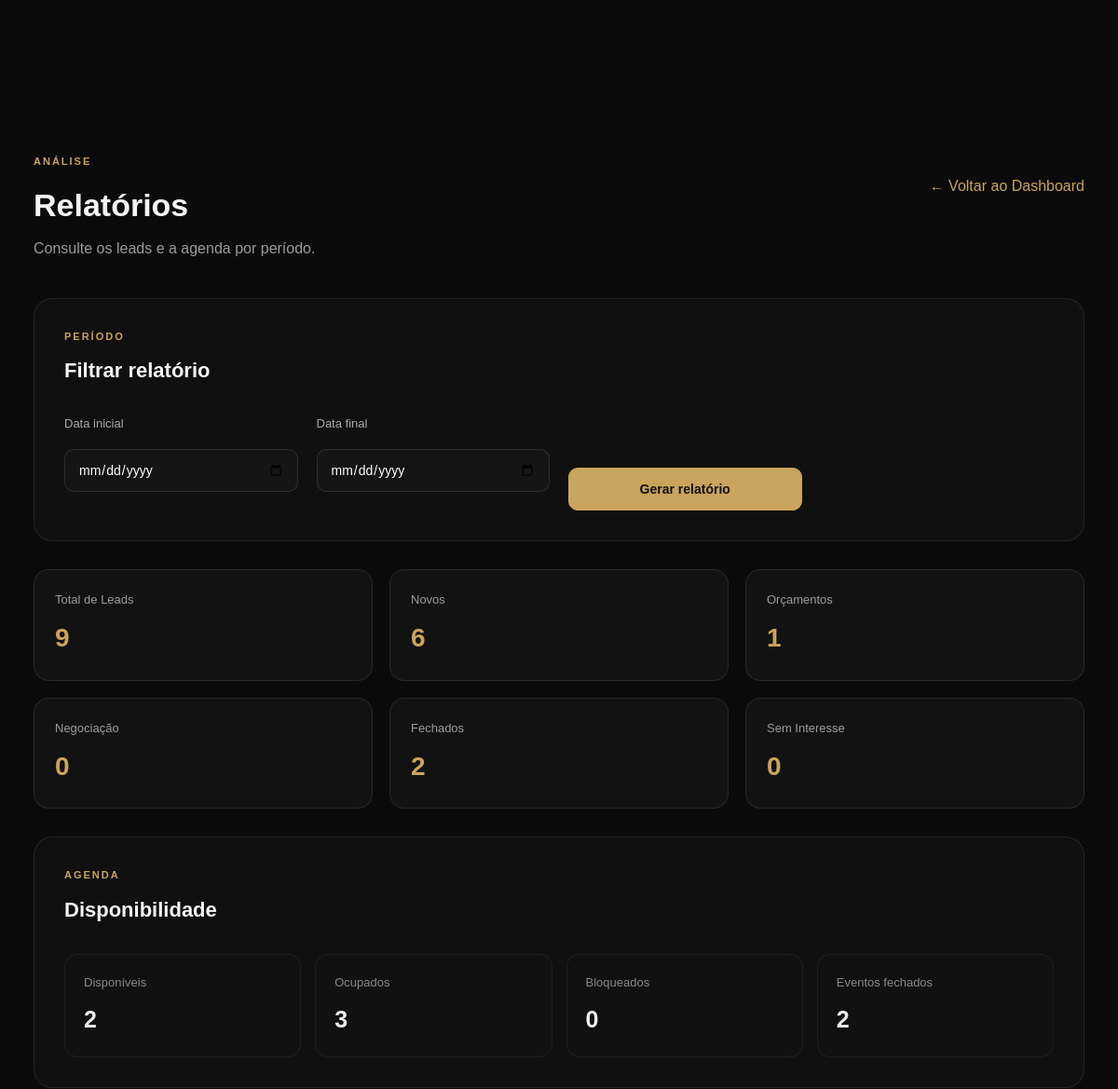
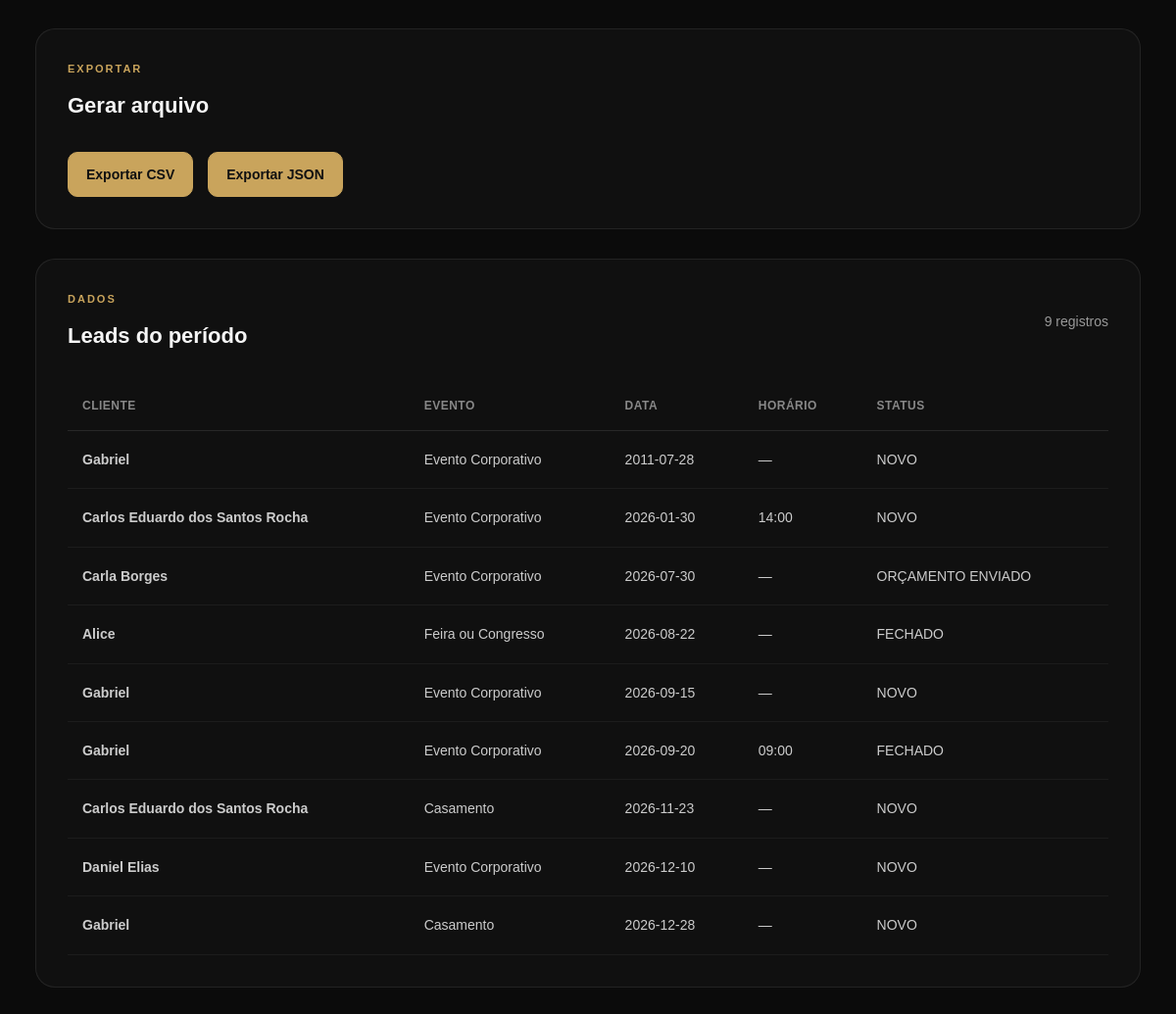
The page /admin/relatorios/ (signed in) on the database as committed earlier (2 pictures, top to bottom).
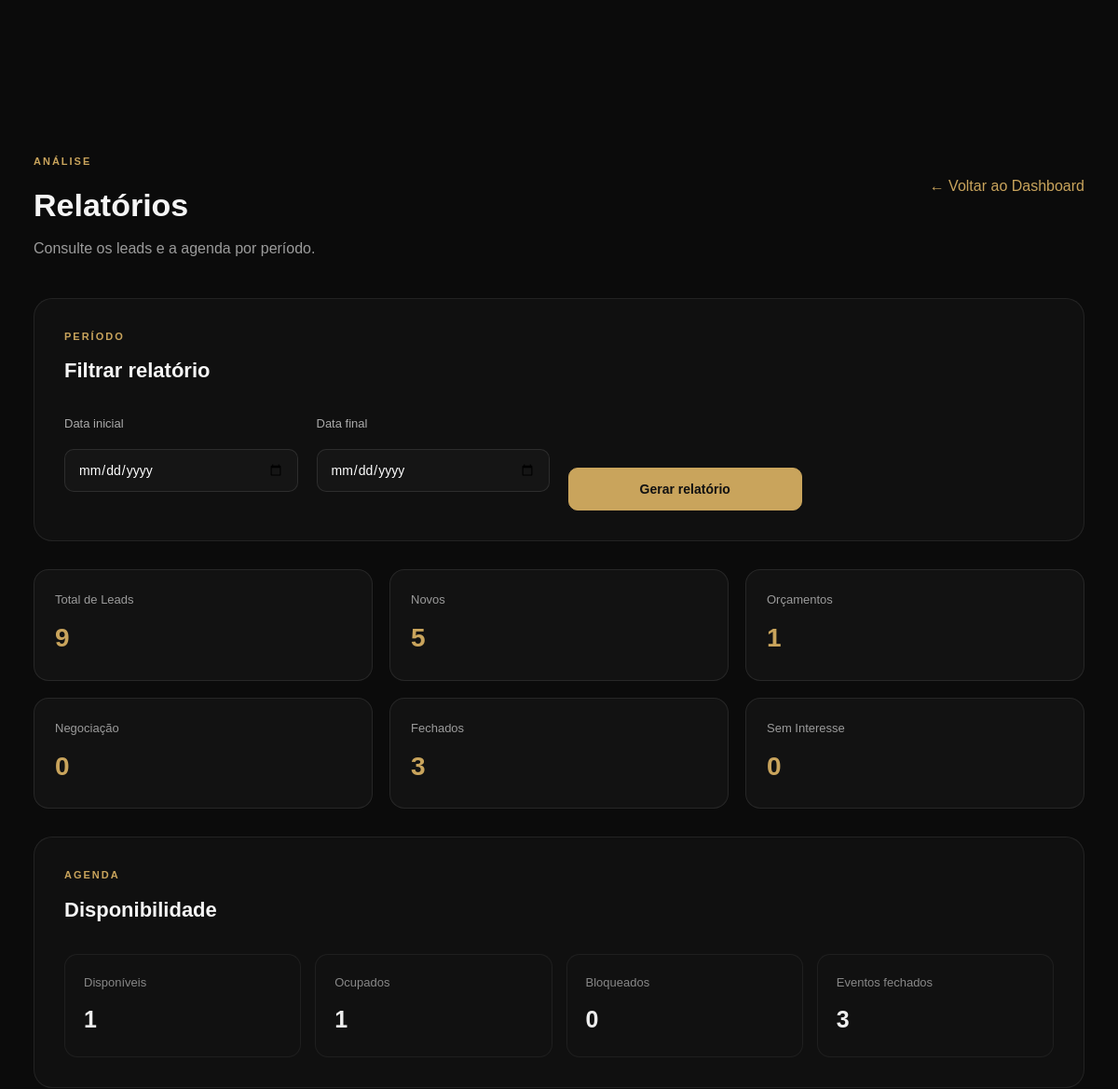
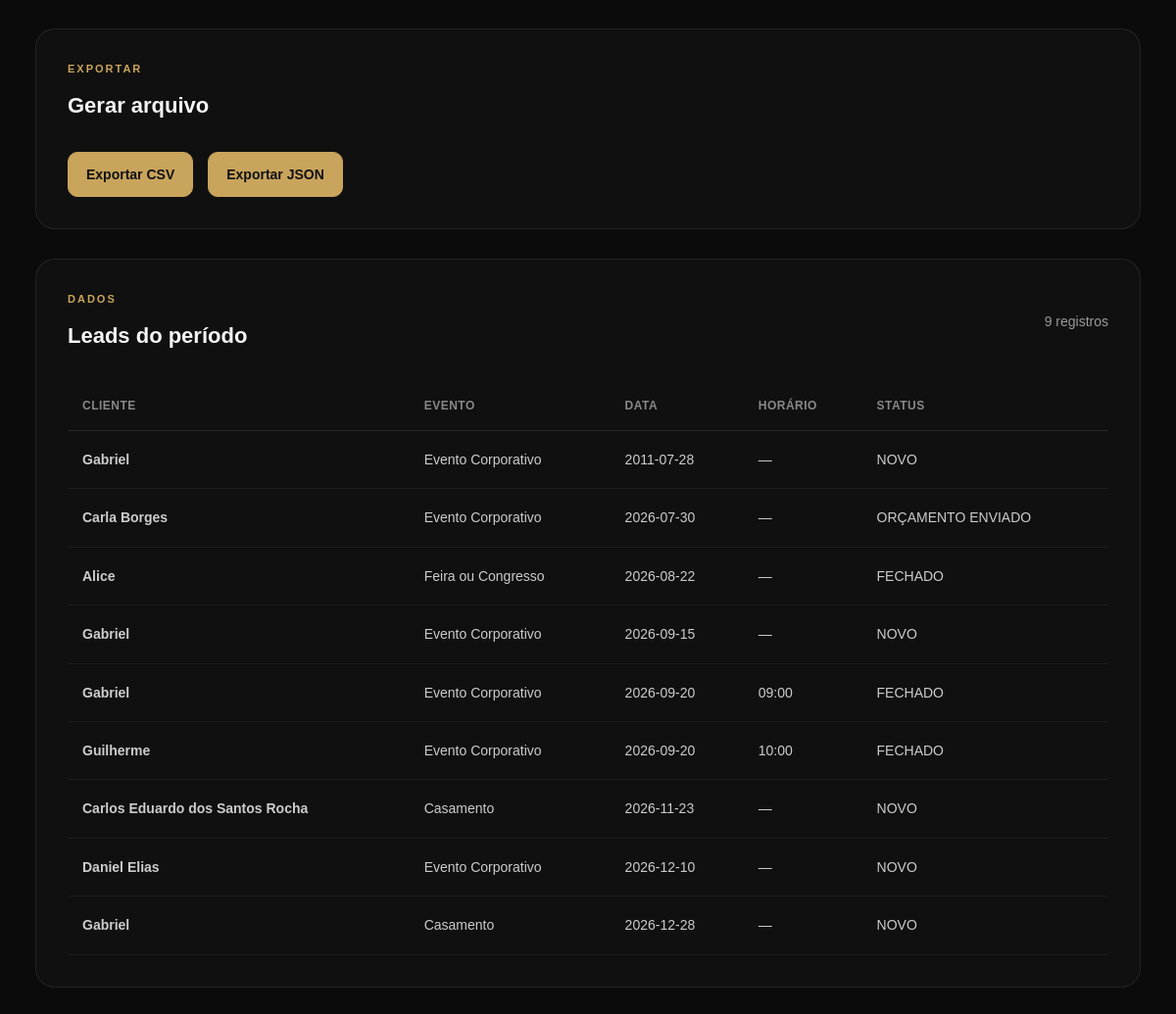
The same page on the database as committed later (2 pictures, top to bottom).
### tables this page shows
CREATE TABLE leads (

            id INTEGER PRIMARY KEY AUTOINCREMENT,

            name TEXT NOT NULL,

            email TEXT NOT NULL,

            phone TEXT NOT NULL,

            event_type TEXT NOT NULL,

            event_date TEXT,

            event_location TEXT,

            guest_count INTEGER,

            details TEXT,

            status TEXT NOT NULL DEFAULT 'NOVO',

            created_at TIMESTAMP DEFAULT CURRENT_TIMESTAMP

        , notes TEXT, event_time TEXT, availability_id INTEGER);

### routes/reports.py (the view)
@reports_bp.route("/")
@login_required
def reports():
    start_date = request.args.get("start_date", "").strip()
    end_date = request.args.get("end_date", "").strip()
    stats = {
        "total_leads": 0,
        "novos": 0,
        "contato": 0,
        "orcamento": 0,
        "negociacao": 0,
        "fechados": 0,
        "sem_interesse": 0,
        "eventos_confirmados": 0,
        "horarios_disponiveis": 0,
        "horarios_ocupados": 0,
        "horarios_bloqueados": 0,
    }
    leads = []
    slots = []
    connection = get_connection()
    date_conditions = []
    date_params = []
    if start_date:
        date_conditions.append("event_date >= ?")
        date_params.append(start_date)
    if end_date:
        date_conditions.append("event_date <= ?")
        date_params.append(end_date)
    where_clause = ""
    if date_conditions:
        where_clause = "WHERE " + " AND ".join(date_conditions)
    leads = connection.execute(
        f"""
        SELECT *
        FROM leads
        {where_clause}
        ORDER BY event_date ASC, event_time ASC
        """,
        date_params
    ).fetchall()
    stats["total_leads"] = len(leads)
    for lead in leads:
        status = lead["status"]
        if status == "NOVO":
            stats["novos"] += 1
        elif status == "CONTATO REALIZADO":
            stats["contato"] += 1
        elif status == "ORÇAMENTO ENVIADO":
            stats["orcamento"] += 1
        elif status == "NEGOCIAÇÃO":
            stats["negociacao"] += 1
        elif status == "FECHADO":
            stats["fechados"] += 1
        elif status == "SEM INTERESSE":
            stats["sem_interesse"] += 1
    availability_conditions = []
    availability_params = []
    if start_date:
        availability_conditions.append("date >= ?")
        availability_params.append(start_date)
    if end_date:
        availability_conditions.append("date <= ?")
        availability_params.append(end_date)
    availability_where = ""
    if availability_conditions:
        availability_where = (
            "WHERE " + " AND ".join(availability_conditions)
        )
    slots = connection.execute(
        f"""
        SELECT *
        FROM availability
        {availability_where}
        ORDER BY date ASC, start_time ASC
        """,
        availability_params
    ).fetchall()
    for slot in slots:
        status = slot["status"]
        if status == "AVAILABLE":
            stats["horarios_disponiveis"] += 1
        elif status == "BOOKED":
            stats["horarios_ocupados"] += 1
        elif status == "BLOCKED":
            stats["horarios_bloqueados"] += 1
    stats["eventos_confirmados"] = sum(
        1 for lead in leads
        if lead["status"] == "FECHADO"
    )
    connection.close()
    return render_template(
        "admin/reports.html",
        stats=stats,
        leads=leads,
        slots=slots,
        start_date=start_date,
        end_date=end_date
    )

### auth_utils.py (called while the page is built, shortened)
def login_required(view):
    @wraps(view)
    def wrapped_view(*args, **kwargs):
        return view(*args, **kwargs)
    return wrapped_view

### database/database.py (called while the page is built)
def get_connection():
    connection = sqlite3.connect(DATABASE)
    connection.row_factory = sqlite3.Row
    return connection

### templates/admin/reports.html (shortened to what the changed rows need)
{% extends "base.html" %}
{% block content %}
<section class="admin-page">
    <div class="admin-container">
        <div class="admin-header">
            <div>
                <h1>Relatórios</h1>
            </div>
        </div>
        <div class="agenda-card">
            <div class="agenda-card-header">
                <div>
                    <h2>Filtrar relatório</h2>
                </div>
            </div>
        </div>
        <div class="report-grid">
            <div class="report-card">
                <span>Novos</span>
                <strong>{{ stats.novos }}</strong>
            </div>
            <div class="report-card">
                <span>Fechados</span>
                <strong>{{ stats.fechados }}</strong>
            </div>
        </div>
        <div class="agenda-card">
            <div class="agenda-card-header">
                <div>
                    <h2>Disponibilidade</h2>
                </div>
            </div>
            <div class="report-agenda">
                <div>
                    <span>Disponíveis</span>
                    <strong>
                        {{ stats.horarios_disponiveis }}
                    </strong>
                </div>
                <div>
                    <span>Ocupados</span>
                    <strong>
                        {{ stats.horarios_ocupados }}
                    </strong>
                </div>
                <div>
                    <span>Eventos fechados</span>
                    <strong>
                        {{ stats.eventos_confirmados }}
                    </strong>
                </div>
            </div>
        </div>
        <div class="agenda-card">
            <div class="agenda-card-header">
                <div>
                    <h2>Gerar arquivo</h2>
                </div>
            </div>
        </div>
        <div class="agenda-card">
            <div class="agenda-card-header">
                <div>
                    <h2>Leads do período</h2>
                </div>
            </div>
            {% if leads %}
                <div class="report-table-wrapper">
                    <table class="report-table">
                        <thead>
                            <tr>
                                <th>Cliente</th>
                                <th>Evento</th>
                                <th>Data</th>
                                <th>Horário</th>
                                <th>Status</th>
                            </tr>
                        </thead>
                        <tbody>
                            {% for lead in leads %}
                                <tr>
                                    <td>
                                        <strong>
                                            {{ lead["name"] }}
                                        </strong>
                                    </td>
                                    <td>
                                        {{ lead["event_type"] }}
                                    </td>
                                    <td>
                                        {{ lead["event_date"] or "—" }}
                                    </td>
                                    <td>
                                        {{ lead["event_time"] or "—" }}
                                    </td>
                                    <td>
                                        {{ lead["status"] }}
                                    </td>
                                </tr>
                            {% endfor %}
                        </tbody>
                    </table>
                </div>
            {% endif %}
        </div>
    </div>
</section>
{% endblock %}

Rows that differ between the two databases and show on the page:
removed leads: name "Carlos Eduardo dos Santos Rocha", event_type "Evento Corporativo", event_date "2026-01-30", event_time "14:00", status "NOVO"
added leads: name "Guilherme", event_type "Evento Corporativo", event_date "2026-09-20", event_time "10:00", status "FECHADO"
Other text that changed with them:
{{ stats.novos }}: "6" → "5"
{{ stats.fechados }}: "2" → "3"
{{ stats.horarios_disponiveis }}: "2" → "1"
{{ stats.horarios_ocupados }}: "3" → "1"
{{ stats.eventos_confirmados }}: "2" → "3"
